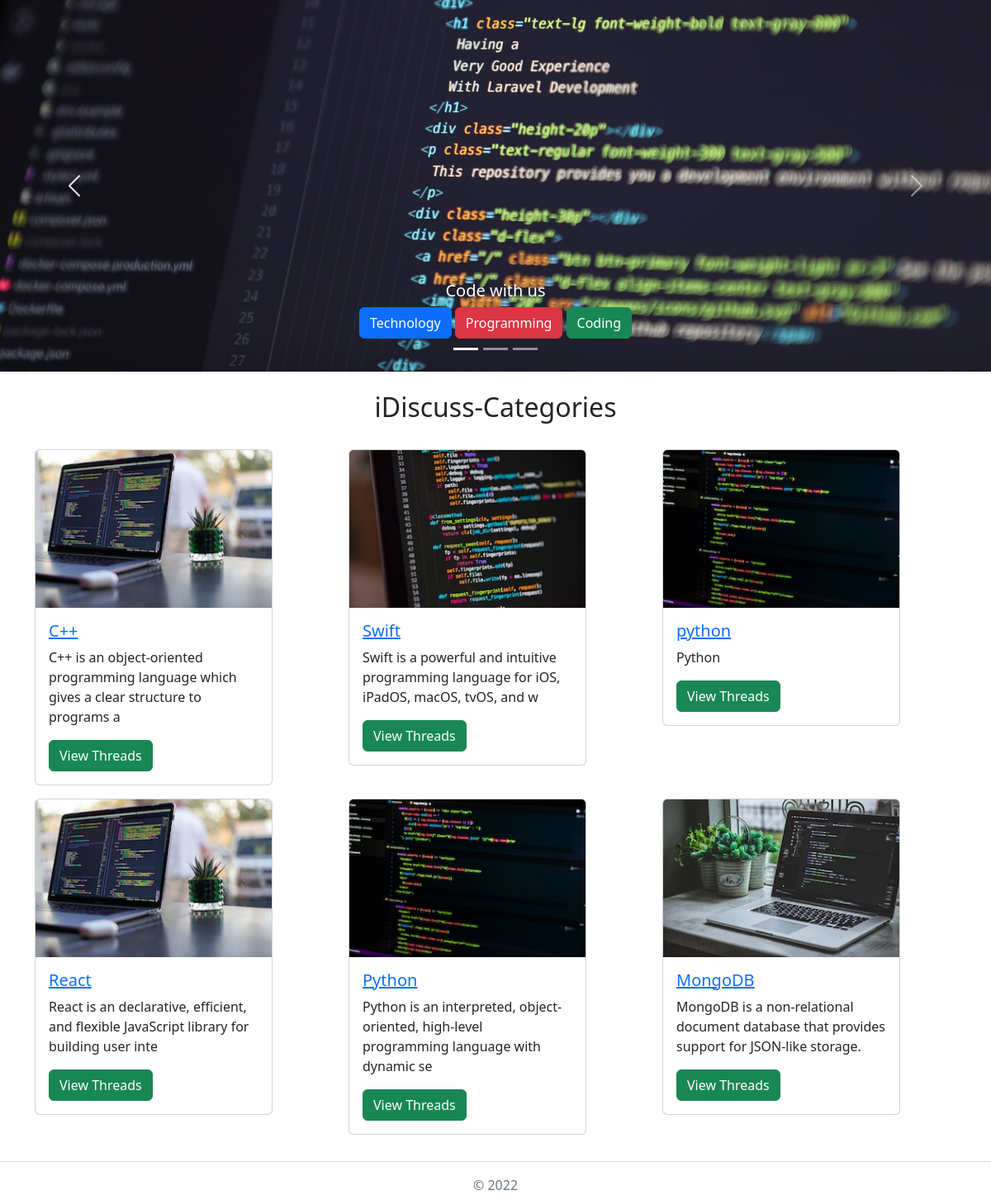
The page /Admin-folder/Adminsite/indexAdmin.php on the database its author committed.
### tables this page shows
CREATE TABLE `categories` (
  `cat-id` int NOT NULL,
  `cat-name` varchar(255) NOT NULL,
  `cat-desc` text NOT NULL,
  `time` datetime NOT NULL DEFAULT CURRENT_TIMESTAMP
);

### Admin-folder/Adminsite/indexAdmin.php (the view, shortened to what this page needs)
<!doctype html>
<html lang="en">
<head>
    <link href="https://cdn.jsdelivr.net/npm/bootstrap@5.2.2/dist/css/bootstrap.min.css" rel="stylesheet"
>
</head>
<body>
    <?php
    $servername ="localhost";
    $username="root";
    $password="";
    $database="idiscuss-forum";
    $conn = mysqli_connect($servername,$username,$password,$database);
    ?>
    <div id="carouselExampleCaptions" class="carousel slide" data-bs-ride="false">
        <div class="carousel-indicators">
            <button type="button" data-bs-target="#carouselExampleCaptions" data-bs-slide-to="0" class="active"
                aria-current="true" aria-label="Slide 1"></button>
            <button type="button" data-bs-target="#carouselExampleCaptions" data-bs-slide-to="1"
                aria-label="Slide 2"></button>
            <button type="button" data-bs-target="#carouselExampleCaptions" data-bs-slide-to="2"
                aria-label="Slide 3"></button>
        </div>
        <div class="carousel-inner">
            <div class="carousel-item active">
                <img src="./Images/pic4.jpg" class="d-block w-100" alt="..." />
                <div class="carousel-caption d-none d-md-block">
                    <h5>Code with us</h5>
                    <button class="btn btn-primary">Technology</button>
                    <button class="btn btn-danger">Programming</button>
                    <button class="btn btn-success">Coding</button>
                </div>
            </div>
        </div>
        <button class="carousel-control-prev" type="button" data-bs-target="#carouselExampleCaptions"
            data-bs-slide="prev">
            <span class="carousel-control-prev-icon" aria-hidden="true"></span>
        </button>
        <button class="carousel-control-next" type="button" data-bs-target="#carouselExampleCaptions"
            data-bs-slide="next">
            <span class="carousel-control-next-icon" aria-hidden="true"></span>
        </button>
    </div>
    <div class="container my-4" id="ques">
        <h2 class="text-center my-4 ">iDiscuss-Categories</h2>
        <div class="row my-4">
            <?php
            $sql = "SELECT * FROM `categories`";
            $result = mysqli_query($conn, $sql);
            while
            ($row = mysqli_fetch_assoc($result)) {
                $id = $row['cat-id'];
                $catTitle = $row['cat-name'];
                $catDesc = $row['cat-desc'];
                echo '
    <div class="col-md-4 my-2">
        <div class="card" style="width: 18rem;">
            <img src="./Images/card' . $id . '.jpg" class="card-img-top" alt="...">
            <div class="card-body">
                <h5 class="card-title"><a href ="./threadlist.php?catid=' . $id . '"> ' . $catTitle . '</a></h5>
                <p class="card-text">' . substr($catDesc, 0, 90) . '</p>
                <a href="./threadlist.php?catid=' . $id . ' " class="btn btn-success">View Threads</a>
            </div>
        </div>
    </div>';
            }
            ?>
        </div>
    </div>
    <footer class="pt-3 mt-4 text-muted border-top text-center">
        © 2022
    </footer>
</body>
</html>

### rows shown on the page
categories: value "C++", substr "C++ is an object-oriented programming language which gives a clear structure to programs a"
categories: shows a picture, value "Swift", substr "Swift is a powerful and intuitive programming language for iOS, iPadOS, macOS, tvOS, and w"
categories: value "python", substr "Python"
categories: value "React", substr "React is an declarative, efficient, and flexible JavaScript library for building user inte"
categories: value "Python", substr "Python is an interpreted, object-oriented, high-level programming language with dynamic se"
categories: shows a picture, value "MongoDB", substr "MongoDB is a non-relational document database that provides support for JSON-like storage."
